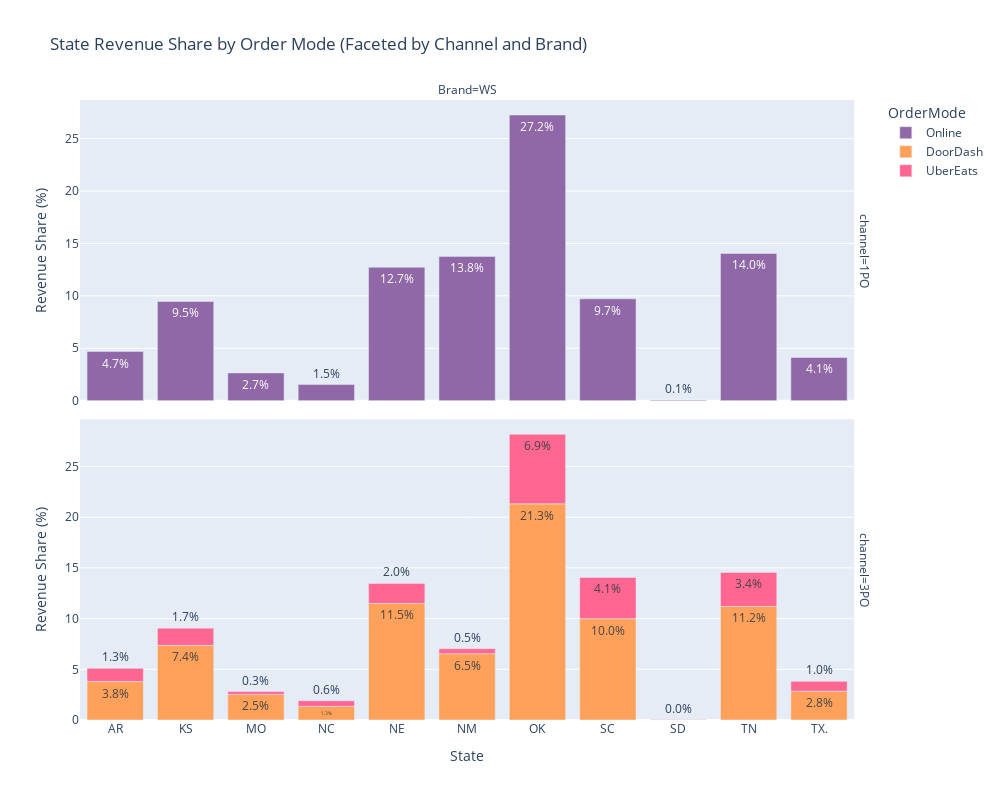

Notebook code cell kept with this figure:
### Code cell
import pandas as pd
import plotly.express as px

# Assuming aux is your DataFrame already preloaded and cleaned

# Grouping the data
aux = x[x['Brand']=='WS'].groupby(['Brand', 'ST', 'channel', 'OrderMode'], as_index=False)['revenue'].sum()

# Calculating revenue share within each channel
total_rev_per_channel = aux.groupby('channel')['revenue'].transform('sum')
aux['revenue_share'] = aux['revenue'] / total_rev_per_channel * 100
aux['revenue_share_label'] = aux['revenue_share'].map(lambda x: f"{x:.1f}%")

# Optional: Custom colors
OrderMode_c = {
    'Grubhub': '#EF553B',
    'Mobile': '#636EFA',
    'UberEats': '#FF6692',
    'DoorDash': '#FFA15A',
    'Website': 'rgb(68, 170, 153)',
    'Online': 'rgb(144, 103, 167)'
}

# Creating the plot
fig = px.bar(
    aux,
    x="ST",
    y="revenue_share",
    color="OrderMode",
    text='revenue_share_label',
    title="State Revenue Share by Order Mode (Faceted by Channel and Brand)",
    labels={"ST": "State", "revenue_share": "Revenue Share (%)"},
   
    facet_col="Brand",
     facet_row="channel",
    color_discrete_map=OrderMode_c,
    height=800,
    width=1000
)

fig.update_layout(
    yaxis_title="Revenue Share (%)",
    showlegend=True
)

fig.update_yaxes(matches=None)

fig.show()

### Figure 1 — Plotly figure (JSON) as saved in the notebook; plotly's stock layout.template omitted (floating-point values rounded to 4 significant figures)
{"data": [{"hovertemplate": "OrderMode=Online<br>channel=1PO<br>Brand=WS<br>State=%{x}<br>Revenue Share (%)=%{y}<br>revenue_share_label=%{text}<extra></extra>", "legendgroup": "Online", "marker": {"color": "rgb(144, 103, 167)", "pattern": {"shape": ""}}, "name": "Online", "orientation": "v", "showlegend": true, "text": ["4.7%", "9.5%", "2.7%", "1.5%", "12.7%", "13.8%", "27.2%", "9.7%", "0.1%", "14.0%", "4.1%"], "textposition": "auto", "type": "bar", "x": ["AR", "KS", "MO", "NC", "NE", "NM", "OK", "SC", "SD", "TN", "TX."], "xaxis": "x2", "y": [4.687, 9.465, 2.65, 1.539, 12.72, 13.76, 27.24, 9.712, 0.06204, 14.04, 4.12], "yaxis": "y2"}, {"hovertemplate": "OrderMode=DoorDash<br>channel=3PO<br>Brand=WS<br>State=%{x}<br>Revenue Share (%)=%{y}<br>revenue_share_label=%{text}<extra></extra>", "legendgroup": "DoorDash", "marker": {"color": "#FFA15A", "pattern": {"shape": ""}}, "name": "DoorDash", "orientation": "v", "showlegend": true, "text": ["3.8%", "7.4%", "2.5%", "1.3%", "11.5%", "6.5%", "21.3%", "10.0%", "0.0%", "11.2%", "2.8%"], "textposition": "auto", "type": "bar", "x": ["AR", "KS", "MO", "NC", "NE", "NM", "OK", "SC", "SD", "TN", "TX."], "xaxis": "x", "y": [3.789, 7.36, 2.525, 1.344, 11.49, 6.538, 21.32, 9.987, 0.01023, 11.2, 2.845], "yaxis": "y"}, {"hovertemplate": "OrderMode=UberEats<br>channel=3PO<br>Brand=WS<br>State=%{x}<br>Revenue Share (%)=%{y}<br>revenue_share_label=%{text}<extra></extra>", "legendgroup": "UberEats", "marker": {"color": "#FF6692", "pattern": {"shape": ""}}, "name": "UberEats", "orientation": "v", "showlegend": true, "text": ["1.3%", "1.7%", "0.3%", "0.6%", "2.0%", "0.5%", "6.9%", "4.1%", "0.0%", "3.4%", "1.0%"], "textposition": "auto", "type": "bar", "x": ["AR", "KS", "MO", "NC", "NE", "NM", "OK", "SC", "SD", "TN", "TX."], "xaxis": "x", "y": [1.308, 1.699, 0.2762, 0.5501, 1.979, 0.4974, 6.854, 4.078, 0.02133, 3.36, 0.969], "yaxis": "y"}], "layout": {"annotations": [{"font": {}, "showarrow": false, "text": "Brand=WS", "x": 0.49, "xanchor": "center", "xref": "paper", "y": 1, "yanchor": "bottom", "yref": "paper"}, {"font": {}, "showarrow": false, "text": "channel=3PO", "textangle": 90, "x": 0.98, "xanchor": "left", "xref": "paper", "y": 0.2425, "yanchor": "middle", "yref": "paper"}, {"font": {}, "showarrow": false, "text": "channel=1PO", "textangle": 90, "x": 0.98, "xanchor": "left", "xref": "paper", "y": 0.7575, "yanchor": "middle", "yref": "paper"}], "barmode": "relative", "height": 800, "legend": {"title": {"text": "OrderMode"}, "tracegroupgap": 0}, "showlegend": true, "title": {"text": "State Revenue Share by Order Mode (Faceted by Channel and Brand)"}, "width": 1000, "xaxis": {"anchor": "y", "domain": [0, 0.98], "title": {"text": "State"}}, "xaxis2": {"anchor": "y2", "domain": [0, 0.98], "matches": "x", "showticklabels": false}, "yaxis": {"anchor": "x", "domain": [0, 0.485], "title": {"text": "Revenue Share (%)"}}, "yaxis2": {"anchor": "x2", "domain": [0.515, 1], "title": {"text": "Revenue Share (%)"}}}}
